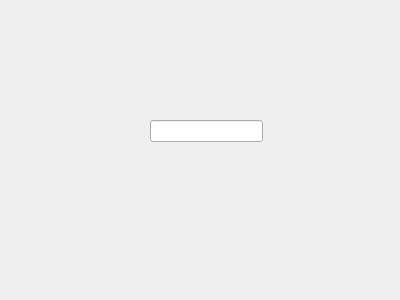
<?xml version="1.0" encoding="UTF-8"?>
<ui version="4.0">
 <class>Form</class>
 <widget class="QWidget" name="Form">
  <property name="geometry">
   <rect>
    <x>0</x>
    <y>0</y>
    <width>400</width>
    <height>300</height>
   </rect>
  </property>
  <property name="windowTitle">
   <string>Form</string>
  </property>
  <widget class="QLineEdit" name="lineEdit">
   <property name="geometry">
    <rect>
     <x>150</x>
     <y>120</y>
     <width>113</width>
     <height>22</height>
    </rect>
   </property>
  </widget>
 </widget>
 <resources/>
 <connections/>
</ui>
